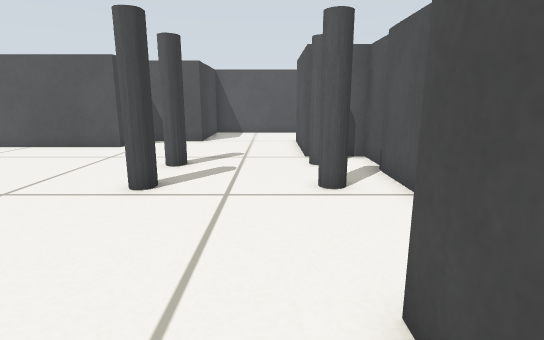
[1] (above)

13 first-person views from a walk through a Gazebo world. The camera is 0.41 m above the floor, tilts 12° down and sees 80° across. The floor is counted in squares, 0.2 m on a side. Each view is taken from the middle of a square. On the plan, view 1 faces up. The plan holds only what a view shows up to about 18 squares ahead; the rest is blank.

[2]
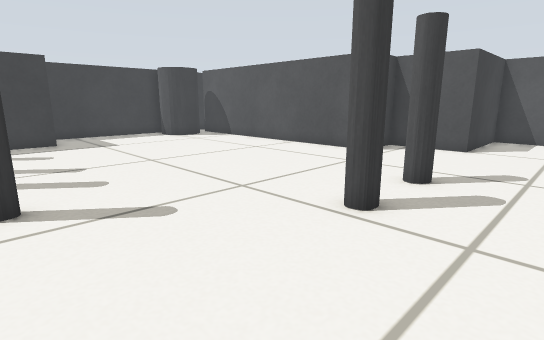

[3]
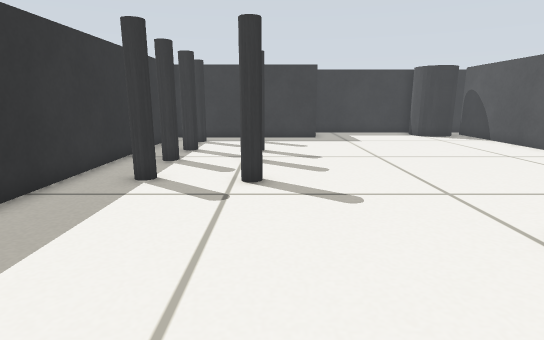

[4]
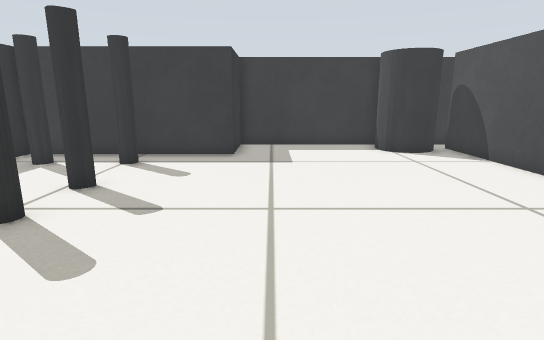

[5]
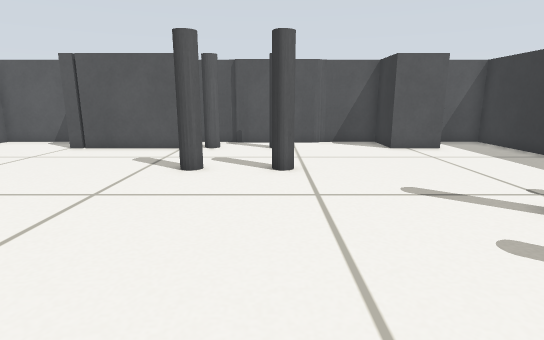

[6]
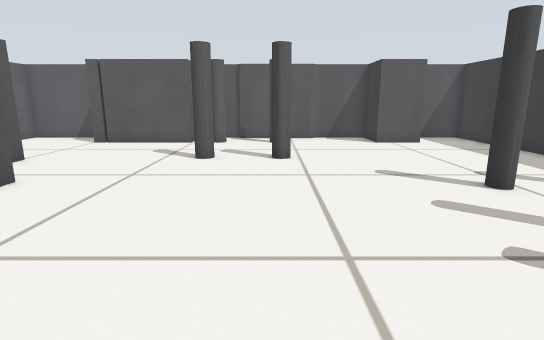

[7]
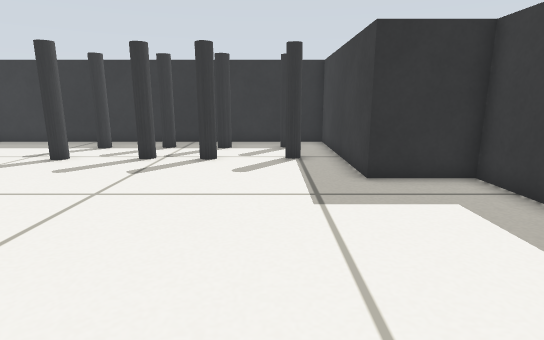

[8]
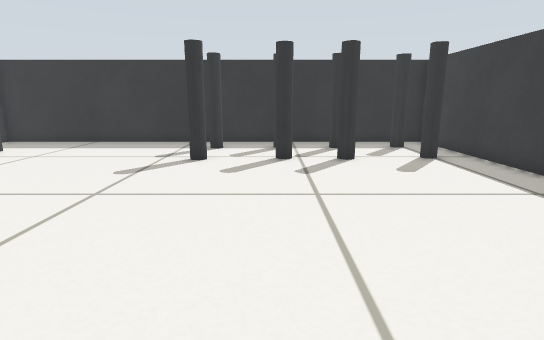

[9]
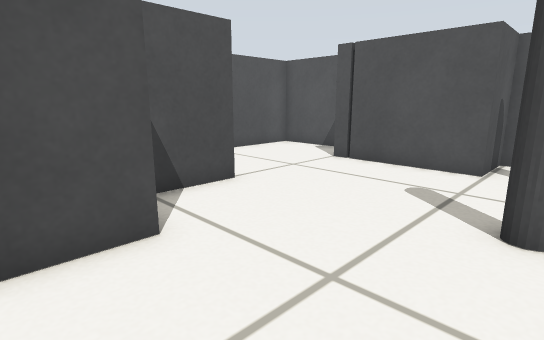

[10]
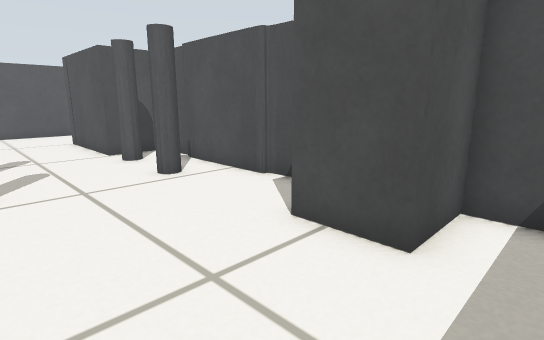

[11]
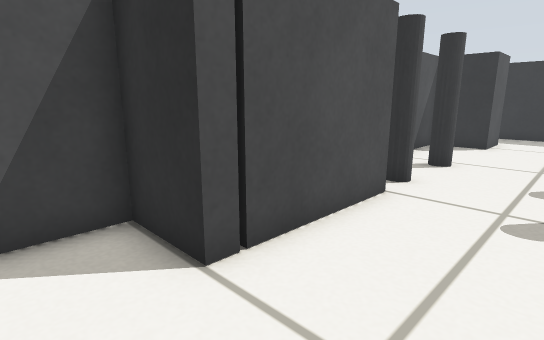

[12]
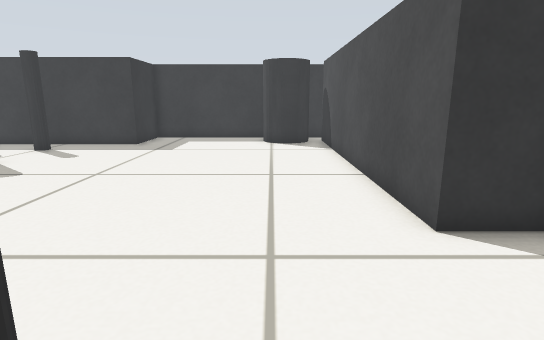

[13]
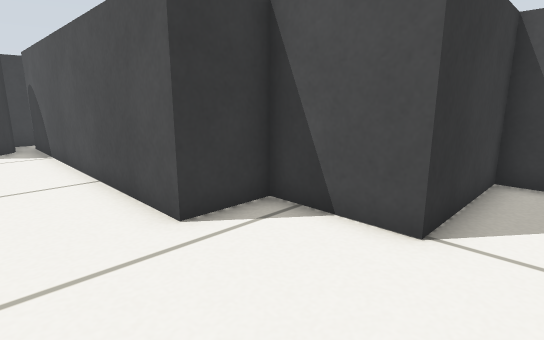

### Floor plan
Key: @ floor where view 1 was taken; # wall or solid block; x gap in a wall; . floor.
Columns run from 21 left of view 1 to 4 right of it. Each row starts with its distance up from view 1.
 22                  #########
 21                  #.......#
 20                  #.......#
 19                  #.......#
 18                  #.......#
 17               ####....####
 16               #.......##
 15   #############.......#
 14   #...................#
 13   ##..................##
 12 ####...................###
 11 #......................#.#
 10 #........................#
  9 #.......................##
  8 #.................#....x#
  7 #.......................#
  6 #.......................##
  5 ####.....................#
  4    #.....................#
  3    #...................###
  2    #.#................##
  1    #..................####
  0    #.................@...#
 -1    #.#...................#
 -2    #.....................#
 -3    #######################

Where each view was taken, in squares from view 1:
view 1: 0 up, 0 right, facing up
view 2: 2 up, 0 right, facing up-left
view 3: 3 up, 1 right, facing left
view 4: 7 up, 5 left, facing left
view 5: 8 up, 13 left, facing right
view 6: 8 up, 15 left, facing right
view 7: 14 up, 15 left, facing down
view 8: 14 up, 10 left, facing down
view 9: 10 up, 9 left, facing up-right
view 10: 1 down, 3 left, facing up-right
view 11: 19 up, 2 left, facing down-right
view 12: 12 up, 2 left, facing left
view 13: 12 up, 2 left, facing up-left
